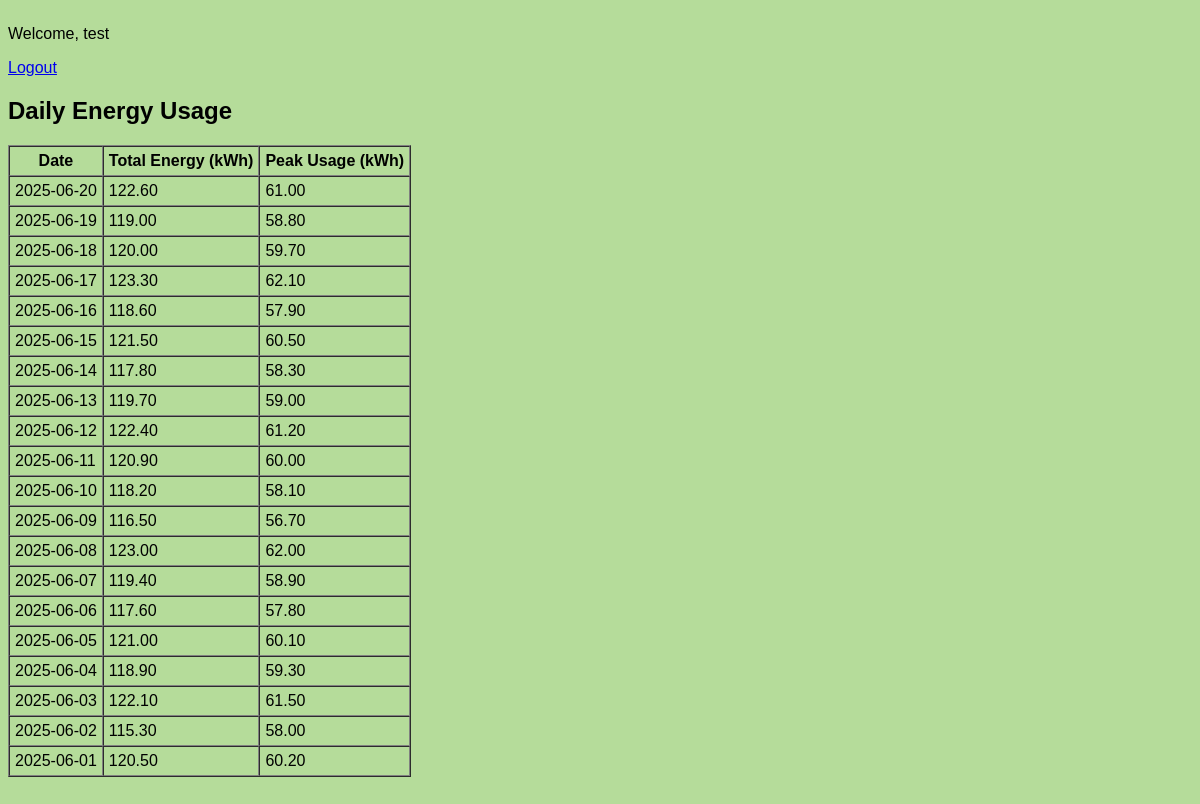
The page /php/dashboard.php (signed in) on the database its author committed.
### tables this page shows
CREATE TABLE
    energy_usage (
        usage_date DATE PRIMARY KEY,
        total_energy_kwh DECIMAL(10, 2),
        peak_usage_kwh DECIMAL(10, 2)
    );

### php/dashboard.php (the view, shortened to what this page needs)
<?php
require 'config.php';
$stmt = $pdo->query("SELECT usage_date, total_energy_kwh, peak_usage_kwh FROM energy_usage ORDER BY usage_date DESC");
$energyData = $stmt->fetchAll();
?>
<link rel="stylesheet" href="../css/style.css">
<p>Welcome, <?= htmlspecialchars($_SESSION['username']) ?></p>
<p><a href="logout.php">Logout</a></p>
<h2>Daily Energy Usage</h2>
<table border="1" cellpadding="5" cellspacing="0">
    <tr>
        <th>Date</th>
        <th>Total Energy (kWh)</th>
        <th>Peak Usage (kWh)</th>
    </tr>
    <?php foreach ($energyData as $row): ?>
        <tr>
            <td><?= htmlspecialchars($row['usage_date']) ?></td>
            <td><?= htmlspecialchars($row['total_energy_kwh']) ?></td>
            <td><?= htmlspecialchars($row['peak_usage_kwh']) ?></td>
        </tr>
    <?php endforeach; ?>
</table>

### css/style.css (style rules this page uses)
* { font-family: Arial, Helvetica, sans-serif; }

### rows shown on the page
energy_usage: usage_date "2025-06-20", total_energy_kwh "122.60", peak_usage_kwh "61.00"
energy_usage: usage_date "2025-06-19", total_energy_kwh "119.00", peak_usage_kwh "58.80"
energy_usage: usage_date "2025-06-18", total_energy_kwh "120.00", peak_usage_kwh "59.70"
energy_usage: usage_date "2025-06-17", total_energy_kwh "123.30", peak_usage_kwh "62.10"
energy_usage: usage_date "2025-06-16", total_energy_kwh "118.60", peak_usage_kwh "57.90"
energy_usage: usage_date "2025-06-15", total_energy_kwh "121.50", peak_usage_kwh "60.50"
energy_usage: usage_date "2025-06-14", total_energy_kwh "117.80", peak_usage_kwh "58.30"
energy_usage: usage_date "2025-06-13", total_energy_kwh "119.70", peak_usage_kwh "59.00"
energy_usage: usage_date "2025-06-12", total_energy_kwh "122.40", peak_usage_kwh "61.20"
energy_usage: usage_date "2025-06-11", total_energy_kwh "120.90", peak_usage_kwh "60.00"
energy_usage: usage_date "2025-06-10", total_energy_kwh "118.20", peak_usage_kwh "58.10"
energy_usage: usage_date "2025-06-09", total_energy_kwh "116.50", peak_usage_kwh "56.70"
energy_usage: usage_date "2025-06-08", total_energy_kwh "123.00", peak_usage_kwh "62.00"
energy_usage: usage_date "2025-06-07", total_energy_kwh "119.40", peak_usage_kwh "58.90"
energy_usage: usage_date "2025-06-06", total_energy_kwh "117.60", peak_usage_kwh "57.80"
energy_usage: usage_date "2025-06-05", total_energy_kwh "121.00", peak_usage_kwh "60.10"
energy_usage: usage_date "2025-06-04", total_energy_kwh "118.90", peak_usage_kwh "59.30"
energy_usage: usage_date "2025-06-03", total_energy_kwh "122.10", peak_usage_kwh "61.50"
energy_usage: usage_date "2025-06-02", total_energy_kwh "115.30", peak_usage_kwh "58.00"
energy_usage: usage_date "2025-06-01", total_energy_kwh "120.50", peak_usage_kwh "60.20"

### other values the page prints
$_SESSION['username'] "test"
